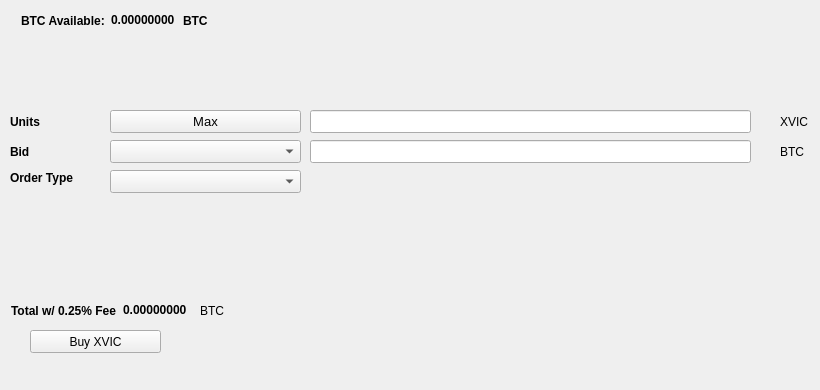
   <widget class="QWidget" name="BuyTab">
    <attribute name="title">
     <string>Buy</string>
    </attribute>
    <widget class="QPushButton" name="BuyXVIC">
     <property name="geometry">
      <rect>
       <x>30</x>
       <y>330</y>
       <width>131</width>
       <height>23</height>
      </rect>
     </property>
     <property name="text">
      <string>Buy XVIC</string>
     </property>
     <property name="icon">
      <iconset resource="../xvic.qrc">
       <normaloff>:/icons/bitcoin</normaloff>:/icons/bitcoin</iconset>
     </property>
    </widget>
    <widget class="QLabel" name="label_3">
     <property name="geometry">
      <rect>
       <x>10</x>
       <y>110</y>
       <width>46</width>
       <height>23</height>
      </rect>
     </property>
     <property name="font">
      <font>
       <weight>75</weight>
       <bold>true</bold>
      </font>
     </property>
     <property name="text">
      <string>Units</string>
     </property>
    </widget>
    <widget class="QLineEdit" name="UnitsInput">
     <property name="geometry">
      <rect>
       <x>310</x>
       <y>110</y>
       <width>441</width>
       <height>23</height>
      </rect>
     </property>
     <property name="font">
      <font>
       <pointsize>9</pointsize>
       <weight>75</weight>
       <bold>true</bold>
      </font>
     </property>
    </widget>
    <widget class="QLineEdit" name="BuyBidPriceEdit">
     <property name="geometry">
      <rect>
       <x>310</x>
       <y>140</y>
       <width>441</width>
       <height>23</height>
      </rect>
     </property>
     <property name="font">
      <font>
       <pointsize>9</pointsize>
       <weight>75</weight>
       <bold>true</bold>
      </font>
     </property>
    </widget>
    <widget class="QLabel" name="label_4">
     <property name="geometry">
      <rect>
       <x>780</x>
       <y>110</y>
       <width>31</width>
       <height>23</height>
      </rect>
     </property>
     <property name="text">
      <string>XVIC</string>
     </property>
    </widget>
    <widget class="QLabel" name="label_5">
     <property name="geometry">
      <rect>
       <x>780</x>
       <y>140</y>
       <width>31</width>
       <height>23</height>
      </rect>
     </property>
     <property name="text">
      <string>BTC</string>
     </property>
    </widget>
    <widget class="QLabel" name="label_6">
     <property name="geometry">
      <rect>
       <x>10</x>
       <y>140</y>
       <width>46</width>
       <height>23</height>
      </rect>
     </property>
     <property name="font">
      <font>
       <weight>75</weight>
       <bold>true</bold>
      </font>
     </property>
     <property name="text">
      <string>Bid</string>
     </property>
    </widget>
    <widget class="QLabel" name="label_7">
     <property name="geometry">
      <rect>
       <x>10</x>
       <y>170</y>
       <width>91</width>
       <height>16</height>
      </rect>
     </property>
     <property name="font">
      <font>
       <weight>75</weight>
       <bold>true</bold>
      </font>
     </property>
     <property name="text">
      <string>Order Type</string>
     </property>
    </widget>
    <widget class="QPushButton" name="Buy_Max_Amount">
     <property name="geometry">
      <rect>
       <x>110</x>
       <y>110</y>
       <width>191</width>
       <height>23</height>
      </rect>
     </property>
     <property name="font">
      <font>
       <pointsize>10</pointsize>
      </font>
     </property>
     <property name="text">
      <string>Max</string>
     </property>
    </widget>
    <widget class="QComboBox" name="BuyBidcomboBox">
     <property name="geometry">
      <rect>
       <x>110</x>
       <y>140</y>
       <width>191</width>
       <height>23</height>
      </rect>
     </property>
     <property name="font">
      <font>
       <pointsize>10</pointsize>
      </font>
     </property>
    </widget>
    <widget class="QComboBox" name="buyOrdertypeCombo">
     <property name="geometry">
      <rect>
       <x>110</x>
       <y>170</y>
       <width>191</width>
       <height>23</height>
      </rect>
     </property>
     <property name="font">
      <font>
       <pointsize>10</pointsize>
      </font>
     </property>
    </widget>
    <widget class="QWidget" name="layoutWidget1">
     <property name="geometry">
      <rect>
       <x>21</x>
       <y>11</y>
       <width>227</width>
       <height>19</height>
      </rect>
     </property>
     <layout class="QHBoxLayout" name="horizontalLayout_3">
      <item>
       <widget class="QLabel" name="label232">
        <property name="font">
         <font>
          <weight>75</weight>
          <bold>true</bold>
         </font>
        </property>
        <property name="text">
         <string>BTC Available:</string>
        </property>
       </widget>
      </item>
      <item>
       <widget class="QLabel" name="BtcAvailableLbl">
        <property name="palette">
         <palette>
          <active>
           <colorrole role="WindowText">
            <brush brushstyle="SolidPattern">
             <color alpha="255">
              <red>0</red>
              <green>0</green>
              <blue>0</blue>
             </color>
            </brush>
           </colorrole>
           <colorrole role="Button">
            <brush brushstyle="SolidPattern">
             <color alpha="255">
              <red>0</red>
              <green>170</green>
              <blue>0</blue>
             </color>
            </brush>
           </colorrole>
           <colorrole role="Light">
            <brush brushstyle="SolidPattern">
             <color alpha="255">
              <red>0</red>
              <green>255</green>
              <blue>0</blue>
             </color>
            </brush>
           </colorrole>
           <colorrole role="Midlight">
            <brush brushstyle="SolidPattern">
             <color alpha="255">
              <red>0</red>
              <green>212</green>
              <blue>0</blue>
             </color>
            </brush>
           </colorrole>
           <colorrole role="Dark">
            <brush brushstyle="SolidPattern">
             <color alpha="255">
              <red>0</red>
              <green>85</green>
              <blue>0</blue>
             </color>
            </brush>
           </colorrole>
           <colorrole role="Mid">
            <brush brushstyle="SolidPattern">
             <color alpha="255">
              <red>0</red>
              <green>113</green>
              <blue>0</blue>
             </color>
            </brush>
           </colorrole>
           <colorrole role="Text">
            <brush brushstyle="SolidPattern">
             <color alpha="255">
              <red>0</red>
              <green>170</green>
              <blue>0</blue>
             </color>
            </brush>
           </colorrole>
           <colorrole role="BrightText">
            <brush brushstyle="SolidPattern">
             <color alpha="255">
              <red>255</red>
              <green>255</green>
              <blue>255</blue>
             </color>
            </brush>
           </colorrole>
           <colorrole role="ButtonText">
            <brush brushstyle="SolidPattern">
             <color alpha="255">
              <red>0</red>
              <green>0</green>
              <blue>0</blue>
             </color>
            </brush>
           </colorrole>
           <colorrole role="Base">
            <brush brushstyle="SolidPattern">
             <color alpha="255">
              <red>255</red>
              <green>255</green>
              <blue>255</blue>
             </color>
            </brush>
           </colorrole>
           <colorrole role="Window">
            <brush brushstyle="SolidPattern">
             <color alpha="255">
              <red>0</red>
              <green>170</green>
              <blue>0</blue>
             </color>
            </brush>
           </colorrole>
           <colorrole role="Shadow">
            <brush brushstyle="SolidPattern">
             <color alpha="255">
              <red>0</red>
              <green>0</green>
              <blue>0</blue>
             </color>
            </brush>
           </colorrole>
           <colorrole role="AlternateBase">
            <brush brushstyle="SolidPattern">
             <color alpha="255">
              <red>127</red>
              <green>212</green>
              <blue>127</blue>
             </color>
            </brush>
           </colorrole>
           <colorrole role="ToolTipBase">
            <brush brushstyle="SolidPattern">
             <color alpha="255">
              <red>255</red>
              <green>255</green>
              <blue>220</blue>
             </color>
            </brush>
           </colorrole>
           <colorrole role="ToolTipText">
            <brush brushstyle="SolidPattern">
             <color alpha="255">
              <red>0</red>
              <green>0</green>
              <blue>0</blue>
             </color>
            </brush>
           </colorrole>
          </active>
          <inactive>
           <colorrole role="WindowText">
            <brush brushstyle="SolidPattern">
             <color alpha="255">
              <red>0</red>
              <green>0</green>
              <blue>0</blue>
             </color>
            </brush>
           </colorrole>
           <colorrole role="Button">
            <brush brushstyle="SolidPattern">
             <color alpha="255">
              <red>0</red>
              <green>170</green>
              <blue>0</blue>
             </color>
            </brush>
           </colorrole>
           <colorrole role="Light">
            <brush brushstyle="SolidPattern">
             <color alpha="255">
              <red>0</red>
              <green>255</green>
              <blue>0</blue>
             </color>
            </brush>
           </colorrole>
           <colorrole role="Midlight">
            <brush brushstyle="SolidPattern">
             <color alpha="255">
              <red>0</red>
              <green>212</green>
              <blue>0</blue>
             </color>
            </brush>
           </colorrole>
           <colorrole role="Dark">
            <brush brushstyle="SolidPattern">
             <color alpha="255">
              <red>0</red>
              <green>85</green>
              <blue>0</blue>
             </color>
            </brush>
           </colorrole>
           <colorrole role="Mid">
            <brush brushstyle="SolidPattern">
             <color alpha="255">
              <red>0</red>
              <green>113</green>
              <blue>0</blue>
             </color>
            </brush>
           </colorrole>
           <colorrole role="Text">
            <brush brushstyle="SolidPattern">
             <color alpha="255">
              <red>0</red>
              <green>170</green>
              <blue>0</blue>
             </color>
            </brush>
           </colorrole>
           <colorrole role="BrightText">
            <brush brushstyle="SolidPattern">
             <color alpha="255">
              <red>255</red>
              <green>255</green>
              <blue>255</blue>
             </color>
            </brush>
           </colorrole>
           <colorrole role="ButtonText">
            <brush brushstyle="SolidPattern">
             <color alpha="255">
              <red>0</red>
              <green>0</green>
              <blue>0</blue>
             </color>
            </brush>
           </colorrole>
           <colorrole role="Base">
            <brush brushstyle="SolidPattern">
             <color alpha="255">
              <red>255</red>
              <green>255</green>
              <blue>255</blue>
             </color>
            </brush>
           </colorrole>
           <colorrole role="Window">
            <brush brushstyle="SolidPattern">
             <color alpha="255">
              <red>0</red>
              <green>170</green>
              <blue>0</blue>
             </color>
            </brush>
           </colorrole>
           <colorrole role="Shadow">
            <brush brushstyle="SolidPattern">
             <color alpha="255">
              <red>0</red>
              <green>0</green>
              <blue>0</blue>
             </color>
            </brush>
           </colorrole>
           <colorrole role="AlternateBase">
            <brush brushstyle="SolidPattern">
             <color alpha="255">
              <red>127</red>
              <green>212</green>
              <blue>127</blue>
             </color>
            </brush>
           </colorrole>
           <colorrole role="ToolTipBase">
            <brush brushstyle="SolidPattern">
             <color alpha="255">
              <red>255</red>
              <green>255</green>
              <blue>220</blue>
             </color>
            </brush>
           </colorrole>
           <colorrole role="ToolTipText">
            <brush brushstyle="SolidPattern">
             <color alpha="255">
              <red>0</red>
              <green>0</green>
              <blue>0</blue>
             </color>
            </brush>
           </colorrole>
          </inactive>
          <disabled>
           <colorrole role="WindowText">
            <brush brushstyle="SolidPattern">
             <color alpha="255">
              <red>0</red>
              <green>85</green>
              <blue>0</blue>
             </color>
            </brush>
           </colorrole>
           <colorrole role="Button">
            <brush brushstyle="SolidPattern">
             <color alpha="255">
              <red>0</red>
              <green>170</green>
              <blue>0</blue>
             </color>
            </brush>
           </colorrole>
           <colorrole role="Light">
            <brush brushstyle="SolidPattern">
             <color alpha="255">
              <red>0</red>
              <green>255</green>
              <blue>0</blue>
             </color>
            </brush>
           </colorrole>
           <colorrole role="Midlight">
            <brush brushstyle="SolidPattern">
             <color alpha="255">
              <red>0</red>
              <green>212</green>
              <blue>0</blue>
             </color>
            </brush>
           </colorrole>
           <colorrole role="Dark">
            <brush brushstyle="SolidPattern">
             <color alpha="255">
              <red>0</red>
              <green>85</green>
              <blue>0</blue>
             </color>
            </brush>
           </colorrole>
           <colorrole role="Mid">
            <brush brushstyle="SolidPattern">
             <color alpha="255">
              <red>0</red>
              <green>113</green>
              <blue>0</blue>
             </color>
            </brush>
           </colorrole>
           <colorrole role="Text">
            <brush brushstyle="SolidPattern">
             <color alpha="255">
              <red>0</red>
              <green>85</green>
              <blue>0</blue>
             </color>
            </brush>
           </colorrole>
           <colorrole role="BrightText">
            <brush brushstyle="SolidPattern">
             <color alpha="255">
              <red>255</red>
              <green>255</green>
              <blue>255</blue>
             </color>
            </brush>
           </colorrole>
           <colorrole role="ButtonText">
            <brush brushstyle="SolidPattern">
             <color alpha="255">
              <red>0</red>
              <green>85</green>
              <blue>0</blue>
             </color>
            </brush>
           </colorrole>
           <colorrole role="Base">
            <brush brushstyle="SolidPattern">
             <color alpha="255">
              <red>0</red>
              <green>170</green>
              <blue>0</blue>
             </color>
            </brush>
           </colorrole>
           <colorrole role="Window">
            <brush brushstyle="SolidPattern">
             <color alpha="255">
              <red>0</red>
              <green>170</green>
              <blue>0</blue>
             </color>
            </brush>
           </colorrole>
           <colorrole role="Shadow">
            <brush brushstyle="SolidPattern">
             <color alpha="255">
              <red>0</red>
              <green>0</green>
              <blue>0</blue>
             </color>
            </brush>
           </colorrole>
           <colorrole role="AlternateBase">
            <brush brushstyle="SolidPattern">
             <color alpha="255">
              <red>0</red>
              <green>170</green>
              <blue>0</blue>
             </color>
            </brush>
           </colorrole>
           <colorrole role="ToolTipBase">
            <brush brushstyle="SolidPattern">
             <color alpha="255">
              <red>255</red>
              <green>255</green>
              <blue>220</blue>
             </color>
            </brush>
           </colorrole>
           <colorrole role="ToolTipText">
            <brush brushstyle="SolidPattern">
             <color alpha="255">
              <red>0</red>
              <green>0</green>
              <blue>0</blue>
             </color>
            </brush>
           </colorrole>
          </disabled>
         </palette>
        </property>
        <property name="font">
         <font>
          <weight>75</weight>
          <bold>true</bold>
         </font>
        </property>
        <property name="text">
         <string>0.00000000</string>
        </property>
        <property name="textInteractionFlags">
         <set>Qt::LinksAccessibleByMouse|Qt::TextSelectableByKeyboard|Qt::TextSelectableByMouse</set>
        </property>
       </widget>
      </item>
      <item>
       <widget class="QLabel" name="BtcAvailableLbl_2">
        <property name="font">
         <font>
          <weight>75</weight>
          <bold>true</bold>
         </font>
        </property>
        <property name="text">
         <string>BTC</string>
        </property>
       </widget>
      </item>
     </layout>
    </widget>
    <widget class="QWidget" name="layoutWidge2">
     <property name="geometry">
      <rect>
       <x>11</x>
       <y>301</y>
       <width>259</width>
       <height>19</height>
      </rect>
     </property>
     <layout class="QHBoxLayout" name="horizontalLayout_4">
      <item>
       <widget class="QLabel" name="label_9">
        <property name="font">
         <font>
          <weight>75</weight>
          <bold>true</bold>
         </font>
        </property>
        <property name="text">
         <string>Total w/ 0.25% Fee</string>
        </property>
       </widget>
      </item>
      <item>
       <widget class="QLabel" name="BuyCostLabel">
        <property name="palette">
         <palette>
          <active>
           <colorrole role="WindowText">
            <brush brushstyle="SolidPattern">
             <color alpha="255">
              <red>0</red>
              <green>0</green>
              <blue>0</blue>
             </color>
            </brush>
           </colorrole>
           <colorrole role="Button">
            <brush brushstyle="SolidPattern">
             <color alpha="255">
              <red>0</red>
              <green>170</green>
              <blue>0</blue>
             </color>
            </brush>
           </colorrole>
           <colorrole role="Light">
            <brush brushstyle="SolidPattern">
             <color alpha="255">
              <red>0</red>
              <green>255</green>
              <blue>0</blue>
             </color>
            </brush>
           </colorrole>
           <colorrole role="Midlight">
            <brush brushstyle="SolidPattern">
             <color alpha="255">
              <red>0</red>
              <green>212</green>
              <blue>0</blue>
             </color>
            </brush>
           </colorrole>
           <colorrole role="Dark">
            <brush brushstyle="SolidPattern">
             <color alpha="255">
              <red>0</red>
              <green>85</green>
              <blue>0</blue>
             </color>
            </brush>
           </colorrole>
           <colorrole role="Mid">
            <brush brushstyle="SolidPattern">
             <color alpha="255">
              <red>0</red>
              <green>113</green>
              <blue>0</blue>
             </color>
            </brush>
           </colorrole>
           <colorrole role="Text">
            <brush brushstyle="SolidPattern">
             <color alpha="255">
              <red>0</red>
              <green>170</green>
              <blue>0</blue>
             </color>
            </brush>
           </colorrole>
           <colorrole role="BrightText">
            <brush brushstyle="SolidPattern">
             <color alpha="255">
              <red>255</red>
              <green>255</green>
              <blue>255</blue>
             </color>
            </brush>
           </colorrole>
           <colorrole role="ButtonText">
            <brush brushstyle="SolidPattern">
             <color alpha="255">
              <red>0</red>
              <green>0</green>
              <blue>0</blue>
             </color>
            </brush>
           </colorrole>
           <colorrole role="Base">
            <brush brushstyle="SolidPattern">
             <color alpha="255">
              <red>255</red>
              <green>255</green>
              <blue>255</blue>
             </color>
            </brush>
           </colorrole>
           <colorrole role="Window">
            <brush brushstyle="SolidPattern">
             <color alpha="255">
              <red>0</red>
              <green>170</green>
              <blue>0</blue>
             </color>
            </brush>
           </colorrole>
           <colorrole role="Shadow">
            <brush brushstyle="SolidPattern">
             <color alpha="255">
              <red>0</red>
              <green>0</green>
              <blue>0</blue>
             </color>
            </brush>
           </colorrole>
           <colorrole role="AlternateBase">
            <brush brushstyle="SolidPattern">
             <color alpha="255">
              <red>127</red>
              <green>212</green>
              <blue>127</blue>
             </color>
            </brush>
           </colorrole>
           <colorrole role="ToolTipBase">
            <brush brushstyle="SolidPattern">
             <color alpha="255">
              <red>255</red>
              <green>255</green>
              <blue>220</blue>
             </color>
            </brush>
           </colorrole>
           <colorrole role="ToolTipText">
            <brush brushstyle="SolidPattern">
             <color alpha="255">
              <red>0</red>
              <green>0</green>
              <blue>0</blue>
             </color>
            </brush>
           </colorrole>
          </active>
          <inactive>
           <colorrole role="WindowText">
            <brush brushstyle="SolidPattern">
             <color alpha="255">
              <red>0</red>
              <green>0</green>
              <blue>0</blue>
             </color>
            </brush>
           </colorrole>
           <colorrole role="Button">
            <brush brushstyle="SolidPattern">
             <color alpha="255">
              <red>0</red>
              <green>170</green>
              <blue>0</blue>
             </color>
            </brush>
           </colorrole>
           <colorrole role="Light">
            <brush brushstyle="SolidPattern">
             <color alpha="255">
              <red>0</red>
              <green>255</green>
              <blue>0</blue>
             </color>
            </brush>
           </colorrole>
           <colorrole role="Midlight">
            <brush brushstyle="SolidPattern">
             <color alpha="255">
              <red>0</red>
              <green>212</green>
              <blue>0</blue>
             </color>
            </brush>
           </colorrole>
           <colorrole role="Dark">
            <brush brushstyle="SolidPattern">
             <color alpha="255">
              <red>0</red>
              <green>85</green>
              <blue>0</blue>
             </color>
            </brush>
           </colorrole>
           <colorrole role="Mid">
            <brush brushstyle="SolidPattern">
             <color alpha="255">
              <red>0</red>
              <green>113</green>
              <blue>0</blue>
             </color>
            </brush>
           </colorrole>
           <colorrole role="Text">
            <brush brushstyle="SolidPattern">
             <color alpha="255">
              <red>0</red>
              <green>170</green>
              <blue>0</blue>
             </color>
            </brush>
           </colorrole>
           <colorrole role="BrightText">
            <brush brushstyle="SolidPattern">
             <color alpha="255">
              <red>255</red>
              <green>255</green>
              <blue>255</blue>
             </color>
            </brush>
           </colorrole>
           <colorrole role="ButtonText">
            <brush brushstyle="SolidPattern">
             <color alpha="255">
              <red>0</red>
              <green>0</green>
              <blue>0</blue>
             </color>
            </brush>
           </colorrole>
           <colorrole role="Base">
            <brush brushstyle="SolidPattern">
             <color alpha="255">
              <red>255</red>
              <green>255</green>
              <blue>255</blue>
             </color>
            </brush>
           </colorrole>
           <colorrole role="Window">
            <brush brushstyle="SolidPattern">
             <color alpha="255">
              <red>0</red>
              <green>170</green>
              <blue>0</blue>
             </color>
            </brush>
           </colorrole>
           <colorrole role="Shadow">
            <brush brushstyle="SolidPattern">
             <color alpha="255">
              <red>0</red>
              <green>0</green>
              <blue>0</blue>
             </color>
            </brush>
           </colorrole>
           <colorrole role="AlternateBase">
            <brush brushstyle="SolidPattern">
             <color alpha="255">
              <red>127</red>
              <green>212</green>
              <blue>127</blue>
             </color>
            </brush>
           </colorrole>
           <colorrole role="ToolTipBase">
            <brush brushstyle="SolidPattern">
             <color alpha="255">
              <red>255</red>
              <green>255</green>
              <blue>220</blue>
             </color>
            </brush>
           </colorrole>
           <colorrole role="ToolTipText">
            <brush brushstyle="SolidPattern">
             <color alpha="255">
              <red>0</red>
              <green>0</green>
              <blue>0</blue>
             </color>
            </brush>
           </colorrole>
          </inactive>
          <disabled>
           <colorrole role="WindowText">
            <brush brushstyle="SolidPattern">
             <color alpha="255">
              <red>0</red>
              <green>85</green>
              <blue>0</blue>
             </color>
            </brush>
           </colorrole>
           <colorrole role="Button">
            <brush brushstyle="SolidPattern">
             <color alpha="255">
              <red>0</red>
              <green>170</green>
              <blue>0</blue>
             </color>
            </brush>
           </colorrole>
           <colorrole role="Light">
            <brush brushstyle="SolidPattern">
             <color alpha="255">
              <red>0</red>
              <green>255</green>
              <blue>0</blue>
             </color>
            </brush>
           </colorrole>
           <colorrole role="Midlight">
            <brush brushstyle="SolidPattern">
             <color alpha="255">
              <red>0</red>
              <green>212</green>
              <blue>0</blue>
             </color>
            </brush>
           </colorrole>
           <colorrole role="Dark">
            <brush brushstyle="SolidPattern">
             <color alpha="255">
              <red>0</red>
              <green>85</green>
              <blue>0</blue>
             </color>
            </brush>
           </colorrole>
           <colorrole role="Mid">
            <brush brushstyle="SolidPattern">
             <color alpha="255">
              <red>0</red>
              <green>113</green>
              <blue>0</blue>
             </color>
            </brush>
           </colorrole>
           <colorrole role="Text">
            <brush brushstyle="SolidPattern">
             <color alpha="255">
              <red>0</red>
              <green>85</green>
              <blue>0</blue>
             </color>
            </brush>
           </colorrole>
           <colorrole role="BrightText">
            <brush brushstyle="SolidPattern">
             <color alpha="255">
              <red>255</red>
              <green>255</green>
              <blue>255</blue>
             </color>
            </brush>
           </colorrole>
           <colorrole role="ButtonText">
            <brush brushstyle="SolidPattern">
             <color alpha="255">
              <red>0</red>
              <green>85</green>
              <blue>0</blue>
             </color>
            </brush>
           </colorrole>
           <colorrole role="Base">
            <brush brushstyle="SolidPattern">
             <color alpha="255">
              <red>0</red>
              <green>170</green>
              <blue>0</blue>
             </color>
            </brush>
           </colorrole>
           <colorrole role="Window">
            <brush brushstyle="SolidPattern">
             <color alpha="255">
              <red>0</red>
              <green>170</green>
              <blue>0</blue>
             </color>
            </brush>
           </colorrole>
           <colorrole role="Shadow">
            <brush brushstyle="SolidPattern">
             <color alpha="255">
              <red>0</red>
              <green>0</green>
              <blue>0</blue>
             </color>
            </brush>
           </colorrole>
           <colorrole role="AlternateBase">
            <brush brushstyle="SolidPattern">
             <color alpha="255">
              <red>0</red>
              <green>170</green>
              <blue>0</blue>
             </color>
            </brush>
           </colorrole>
           <colorrole role="ToolTipBase">
            <brush brushstyle="SolidPattern">
             <color alpha="255">
              <red>255</red>
              <green>255</green>
              <blue>220</blue>
             </color>
            </brush>
           </colorrole>
           <colorrole role="ToolTipText">
            <brush brushstyle="SolidPattern">
             <color alpha="255">
              <red>0</red>
              <green>0</green>
              <blue>0</blue>
             </color>
            </brush>
           </colorrole>
          </disabled>
         </palette>
        </property>
        <property name="font">
         <font>
          <weight>75</weight>
          <bold>true</bold>
         </font>
        </property>
        <property name="autoFillBackground">
         <bool>false</bool>
        </property>
        <property name="text">
         <string>0.00000000</string>
        </property>
        <property name="textInteractionFlags">
         <set>Qt::LinksAccessibleByMouse|Qt::TextSelectableByMouse</set>
        </property>
       </widget>
      </item>
      <item>
       <widget class="QLabel" name="label_10">
        <property name="font">
         <font>
          <weight>50</weight>
          <bold>false</bold>
         </font>
        </property>
        <property name="text">
         <string>BTC</string>
        </property>
       </widget>
      </item>
     </layout>
    </widget>
    <widget class="QLabel" name="label_24">
     <property name="geometry">
      <rect>
       <x>460</x>
       <y>300</y>
       <width>281</width>
       <height>81</height>
      </rect>
     </property>
     <property name="text">
      <string/>
     </property>
     <property name="pixmap">
      <pixmap>:/images/bittrex</pixmap>
     </property>
    </widget>
   </widget>
